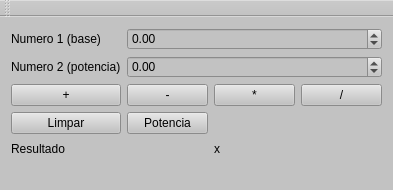
<?xml version="1.0" encoding="UTF-8"?>
<ui version="4.0">
 <class>MainWindow</class>
 <widget class="QMainWindow" name="MainWindow">
  <property name="geometry">
   <rect>
    <x>0</x>
    <y>0</y>
    <width>393</width>
    <height>190</height>
   </rect>
  </property>
  <property name="sizePolicy">
   <sizepolicy hsizetype="Fixed" vsizetype="Fixed">
    <horstretch>0</horstretch>
    <verstretch>0</verstretch>
   </sizepolicy>
  </property>
  <property name="windowTitle">
   <string>MainWindow</string>
  </property>
  <property name="layoutDirection">
   <enum>Qt::LeftToRight</enum>
  </property>
  <property name="styleSheet">
   <string notr="true">background-color: rgb(194, 194, 194);</string>
  </property>
  <widget class="QWidget" name="centralWidget">
   <layout class="QGridLayout" name="gridLayout">
    <item row="0" column="0">
     <widget class="QLabel" name="label">
      <property name="text">
       <string>Numero 1 (base)</string>
      </property>
     </widget>
    </item>
    <item row="3" column="1">
     <widget class="QPushButton" name="pushButton">
      <property name="text">
       <string>Potencia</string>
      </property>
     </widget>
    </item>
    <item row="2" column="1">
     <widget class="QPushButton" name="Subtraction">
      <property name="text">
       <string>-</string>
      </property>
     </widget>
    </item>
    <item row="4" column="2">
     <widget class="QLabel" name="Result">
      <property name="text">
       <string>x</string>
      </property>
     </widget>
    </item>
    <item row="0" column="1" colspan="3">
     <widget class="QDoubleSpinBox" name="n1">
      <property name="minimum">
       <double>-99999.000000000000000</double>
      </property>
      <property name="maximum">
       <double>99999.000000000000000</double>
      </property>
     </widget>
    </item>
    <item row="1" column="0">
     <widget class="QLabel" name="label_2">
      <property name="text">
       <string>Numero 2 (potencia)</string>
      </property>
     </widget>
    </item>
    <item row="1" column="1" colspan="3">
     <widget class="QDoubleSpinBox" name="n2">
      <property name="minimum">
       <double>-99999.000000000000000</double>
      </property>
      <property name="maximum">
       <double>99999.000000000000000</double>
      </property>
     </widget>
    </item>
    <item row="2" column="0">
     <widget class="QPushButton" name="Sum">
      <property name="text">
       <string>+</string>
      </property>
     </widget>
    </item>
    <item row="2" column="3">
     <widget class="QPushButton" name="Division">
      <property name="text">
       <string>/</string>
      </property>
     </widget>
    </item>
    <item row="3" column="0">
     <widget class="QPushButton" name="limpar">
      <property name="text">
       <string>Limpar</string>
      </property>
     </widget>
    </item>
    <item row="2" column="2">
     <widget class="QPushButton" name="Multiplication">
      <property name="text">
       <string>*</string>
      </property>
     </widget>
    </item>
    <item row="4" column="0">
     <widget class="QLabel" name="label_3">
      <property name="text">
       <string>Resultado</string>
      </property>
     </widget>
    </item>
   </layout>
  </widget>
  <widget class="QMenuBar" name="menuBar">
   <property name="geometry">
    <rect>
     <x>0</x>
     <y>0</y>
     <width>393</width>
     <height>21</height>
    </rect>
   </property>
  </widget>
  <widget class="QToolBar" name="mainToolBar">
   <attribute name="toolBarArea">
    <enum>TopToolBarArea</enum>
   </attribute>
   <attribute name="toolBarBreak">
    <bool>false</bool>
   </attribute>
  </widget>
  <widget class="QStatusBar" name="statusBar"/>
 </widget>
 <layoutdefault spacing="6" margin="11"/>
 <tabstops>
  <tabstop>n1</tabstop>
  <tabstop>n2</tabstop>
  <tabstop>Sum</tabstop>
  <tabstop>Subtraction</tabstop>
  <tabstop>Multiplication</tabstop>
  <tabstop>Division</tabstop>
 </tabstops>
 <resources/>
 <connections/>
</ui>
